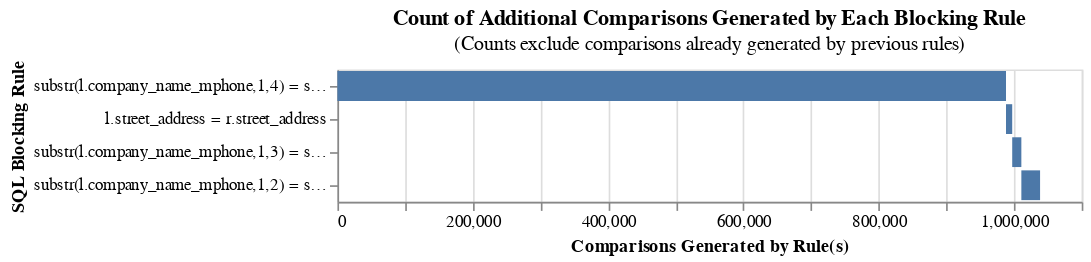

Notebook code for this chart:
### Code cell
cumulative_comparisons_to_be_scored_from_blocking_rules_chart(
    table_or_tables=[sec_match_df, eia_match_df],
    blocking_rules=BLOCKING_RULES,
    db_api=db_api,
    unique_id_column_name='record_id',
    link_type="link_only",
)

### Figure 1 — Vega-Lite specification as saved in the notebook (floating-point values rounded to 4 significant figures)
{"config": {"view": {"continuousWidth": 300, "continuousHeight": 300}}, "data": {"name": "data-8fc653ccc17479a7e2943968c5585e30"}, "mark": "bar", "encoding": {"order": {"field": "cumulative_rows"}, "tooltip": [{"field": "blocking_rule", "title": "SQL Condition", "type": "nominal"}, {"field": "row_count", "format": ",", "title": "Comparisons Generated", "type": "quantitative"}, {"field": "cumulative_rows", "format": ",", "title": "Cumulative Comparisons", "type": "quantitative"}, {"field": "cartesian", "format": ",", "title": "Total comparisons in Cartesian product", "type": "quantitative"}], "x": {"field": "start", "title": "Comparisons Generated by Rule(s)", "type": "quantitative"}, "x2": {"field": "cumulative_rows"}, "y": {"field": "blocking_rule", "sort": ["-x2"], "title": "SQL Blocking Rule"}}, "height": {"step": 20}, "title": {"text": "Count of Additional Comparisons Generated by Each Blocking Rule", "subtitle": "(Counts exclude comparisons already generated by previous rules)"}, "width": 450, "$schema": "https://vega.github.io/schema/vega-lite/v5.9.3.json", "datasets": {"data-8fc653ccc17479a7e2943968c5585e30": [{"blocking_rule": "substr(l.company_name_mphone,1,4) = substr(r.company_name_mphone,1,4)", "row_count": 988101, "cumulative_rows": 988101, "cartesian": 2542342605, "match_key": "0", "start": 0}, {"blocking_rule": "l.street_address = r.street_address", "row_count": 9184, "cumulative_rows": 997285, "cartesian": 2542342605, "match_key": "1", "start": 988101}, {"blocking_rule": "substr(l.company_name_mphone,1,3) = substr(r.company_name_mphone,1,3) and l.city = r.city", "row_count": 13507, "cumulative_rows": 1010792, "cartesian": 2542342605, "match_key": "2", "start": 997285}, {"blocking_rule": "substr(l.company_name_mphone,1,2) = substr(r.company_name_mphone,1,2) and array_length(list_intersect(l.street_address_list, r.street_address_list)) >= 2", "row_count": 27665, "cumulative_rows": 1038457, "cartesian": 2542342605, "match_key": "3", "start": 1010792}]}}
